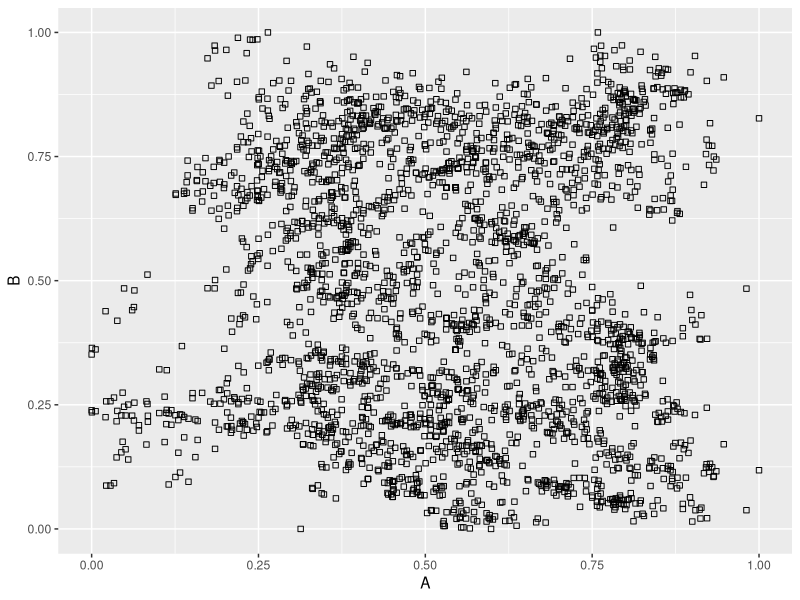

Here is the R script that generated this plot: (Note: a time limit stopped this script after it produced the figure.)
note<-read.csv('banknote.csv')
library(tidyverse)
notes<-data.frame(A=note[,1],B=note[,2],C=note[,3],D=note[,4],E=note[,5],Label=0,
                  n_Label=0)
head(notes)
normalize <- function(x){
  return ((x-min(x))/(max(x)-min(x)))
}
notes$A<-normalize(notes$A)
notes$B<-normalize(notes$B)
notes$C<-normalize(notes$C)
notes$D<-normalize(notes$D)
head(notes)
                  
ggplot(data=notes)+geom_point(mapping=aes(x=A,y=B),alpha=notes$Label)+geom_point(mapping=aes(x=A,y=C),shape=notes$Label)+geom_point(mapping=aes(x=A,y=D),shape=notes$Label)

x1=(1/2)-(1/2)/2
x2=2*(1/2)-(1/2)/2
v1<-vector()
v2<-vector()
for(p in 1:4)
{
  v1[p]=x1
  v2[p]=x2
}

for(p in 1:30)
{
  
  for(i in 1:length(notes$A))
  {
    distance1=((v1[1]-notes$A[i])**2+(v1[2]-notes$B[i])**2+
              (v1[3]-notes$C[i])**2+(v1[4]-notes$D[i])**2)
    
    distance2=((v2[1]-notes$A[i])**2+(v2[2]-notes$B[i])**2+
              (v2[3]-notes$C[i])**2+(v2[4]-notes$D[i])**2)
    
    if(distance1>=distance2)
    {
      notes$Label[i]=0
    }
    else
    {
      notes$Label[i]=1
    }
  }
  
  f<-0
  for(j in 1:length(notes$A))
  {
    if(notes$Label[j]==notes$n_Label[j])
    {
      f<-f+1
    }
  }
  if(f==length(notes$A))
  {
    break
  }
  notes$n_Label<-notes$Label
  
  v1[1]<-mean(notes$A[notes$Label==0])
  v1[2]<-mean(notes$B[notes$Label==0])
  v1[3]<-mean(notes$C[notes$Label==0])
  v1[4]<-mean(notes$D[notes$Label==0])

  v2[1]<-mean(notes$A[notes$Label==1])
  v2[2]<-mean(notes$B[notes$Label==1])
  v2[3]<-mean(notes$C[notes$Label==1])
  v2[4]<-mean(notes$D[notes$Label==1])

}

pk<-kmeans(notes,2)
table(notes$Label,notes$E)
table(pk$cluster,notes$E)

paul<-double(200)
for(k in 1:200)
{
  pk<-kmeans(notes,k)
  notes$Label<-pk$cluster
  
  for(i in 1:k)
  {
    l=pk$centers[i,]
    
    for(j in 1:length(notes$A))
    {
      if(notes$Label[j]==i)
      {
        paul[k]=paul[k]+(l[1]-notes$A[j])**2+
          (l[2]-notes$B[j])**2+(l[3]-notes$C[j])**2+(l[3]-notes$D[j])**2
      }
    }
  }
  paul[k]=paul[k]/length(notes$A)
}
x<-200
plot(1:x,paul,type='l')
